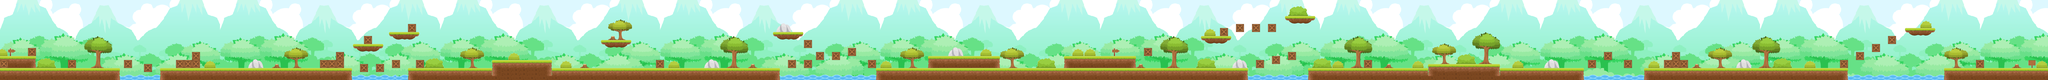

Below is a game level as drawn by its tile map, then a one-line description and the .tmx that defines it (tile-layer data replaced by summaries):
An orthogonal 512x20 tile map with 16x16 px tiles, 2 tile layers (background, graphics), 15 tilesets and 114 objects.

<map version="1.0" orientation="orthogonal" renderorder="right-down" width="512" height="20" tilewidth="16" tileheight="16" nextobjectid="144">
 <tileset firstgid="1" name="BG" tilewidth="16" tileheight="16" spacing="2" margin="1" tilecount="2255" columns="55">
  <image source="tiles/BG.png" width="1000" height="750" />
 </tileset>
 <tileset firstgid="2256" name="groundM" tilewidth="16" tileheight="16" tilecount="9" columns="3">
  <image source="tiles/groundM.png" width="48" height="48" />
 </tileset>
 <tileset firstgid="2265" name="groundL" tilewidth="16" tileheight="16" tilecount="9" columns="3">
  <image source="tiles/groundL.png" width="48" height="48" />
 </tileset>
 <tileset firstgid="2274" name="groundR" tilewidth="16" tileheight="16" tilecount="9" columns="3">
  <image source="tiles/groundR.png" width="48" height="48" />
 </tileset>
 <tileset firstgid="2283" name="box" tilewidth="16" tileheight="16" tilecount="4" columns="2">
  <image source="tiles/box.png" width="32" height="32" />
 </tileset>
 <tileset firstgid="2287" name="sign" tilewidth="16" tileheight="16" tilecount="4" columns="2">
  <image source="tiles/sign.png" width="32" height="32" />
 </tileset>
 <tileset firstgid="2291" name="arrow" tilewidth="16" tileheight="16" tilecount="4" columns="2">
  <image source="tiles/arrow.png" width="32" height="32" />
 </tileset>
 <tileset firstgid="2295" name="airLand" tilewidth="16" tileheight="16" tilecount="16" columns="8">
  <image source="tiles/airLand.png" width="128" height="32" />
 </tileset>
 <tileset firstgid="2311" name="stone" tilewidth="16" tileheight="16" tilecount="16" columns="4">
  <image source="tiles/stone.png" width="64" height="64" />
 </tileset>
 <tileset firstgid="2327" name="water" tilewidth="16" tileheight="16" tilecount="9" columns="3">
  <image source="tiles/water.png" width="48" height="48" />
 </tileset>
 <tileset firstgid="2336" name="smallBush" tilewidth="16" tileheight="16" tilecount="9" columns="3">
  <image source="tiles/smallBush.png" width="48" height="48" />
 </tileset>
 <tileset firstgid="2345" name="bigBush" tilewidth="16" tileheight="16" tilecount="25" columns="5">
  <image source="tiles/bigBush.png" width="80" height="80" />
 </tileset>
 <tileset firstgid="2370" name="smallTree" tilewidth="16" tileheight="19" tilecount="30" columns="6">
  <image source="tiles/smallTree.png" width="98" height="95" />
 </tileset>
 <tileset firstgid="2400" name="trunc" tilewidth="21" tileheight="16" tilecount="2" columns="2">
  <image source="tiles/trunc.png" width="43" height="16" />
 </tileset>
 <tileset firstgid="2402" name="bigTree" tilewidth="17" tileheight="16" tilecount="56" columns="7">
  <image source="tiles/bigTree.png" width="120" height="128" />
 </tileset>
 <layer name="background" width="512" height="20">
  <data>[10240 cells, 10240 non-empty, 1100 distinct tile ids]</data>
 </layer>
 <layer name="graphics" width="512" height="20">
  <data>[10240 cells, 2814 non-empty, 182 distinct tile ids]</data>
 </layer>
 <objectgroup name="box">
  <object id="1" x="112" y="192" width="32" height="32" />
  <object id="2" x="272" y="240" width="32" height="32" />
  <object id="3" x="496" y="240" width="32" height="32" />
  <object id="4" x="576" y="256" width="32" height="32" />
  <object id="5" x="704" y="240" width="96" height="32" />
  <object id="6" x="768" y="208" width="32" height="32" />
  <object id="7" x="1280" y="240" width="96" height="32" />
  <object id="8" x="1344" y="208" width="32" height="32" />
  <object id="9" x="1440" y="256" width="32" height="32" />
  <object id="10" x="1504" y="256" width="32" height="32" />
  <object id="11" x="1568" y="240" width="32" height="32" />
  <object id="12" x="1664" y="240" width="32" height="32" />
  <object id="13" x="1632" y="96" width="32" height="32" />
  <object id="14" x="1456" y="144" width="32" height="32" />
  <object id="15" x="2624" y="240" width="32" height="32" />
  <object id="16" x="3152" y="240" width="32" height="32" />
  <object id="17" x="3216" y="240" width="32" height="32" />
  <object id="18" x="3216" y="160" width="32" height="16" />
  <object id="19" x="3264" y="208" width="32" height="32" />
  <object id="20" x="3328" y="208" width="32" height="32" />
  <object id="21" x="3392" y="192" width="32" height="32" />
  <object id="22" x="3472" y="240" width="32" height="32" />
  <object id="23" x="4576" y="192" width="32" height="32" />
  <object id="24" x="4880" y="112" width="32" height="32" />
  <object id="25" x="4944" y="96" width="32" height="32" />
  <object id="26" x="5008" y="96" width="32" height="32" />
  <object id="27" x="5072" y="96" width="32" height="32" />
  <object id="28" x="5024" y="240" width="32" height="32" />
  <object id="30" x="5088" y="224" width="32" height="32" />
  <object id="31" x="5152" y="208" width="32" height="32" />
  <object id="32" x="5456" y="240" width="32" height="32" />
  <object id="33" x="6352" y="240" width="32" height="32" />
  <object id="34" x="6416" y="208" width="32" height="32" />
  <object id="35" x="6496" y="240" width="32" height="32" />
  <object id="36" x="6656" y="240" width="96" height="32" />
  <object id="37" x="6688" y="208" width="32" height="32" />
  <object id="38" x="7360" y="240" width="32" height="32" />
  <object id="39" x="7424" y="208" width="32" height="32" />
  <object id="40" x="7488" y="176" width="32" height="32" />
  <object id="41" x="7552" y="144" width="32" height="32" />
  <object id="42" x="7904" y="240" width="32" height="32" />
  <object id="98" x="0" y="240" width="32" height="32" />
 </objectgroup>
 <objectgroup name="stone">
  <object id="89" x="1008" y="240" width="32" height="32" />
  <object id="90" x="2832" y="240" width="32" height="32" />
  <object id="91" x="3120" y="96" width="32" height="32" />
  <object id="92" x="3808" y="192" width="32" height="32" />
  <object id="93" x="4944" y="240" width="32" height="32" />
  <object id="95" x="6192" y="240" width="32" height="32" />
  <object id="97" x="6960" y="240" width="32" height="32" />
 </objectgroup>
 <objectgroup name="water">
  <object id="52" x="480" y="304" width="160" height="16" />
  <object id="53" x="1408" y="304" width="224" height="16" />
  <object id="54" x="3120" y="304" width="384" height="16" />
  <object id="55" x="4992" y="304" width="240" height="16" />
  <object id="56" x="6336" y="304" width="240" height="16" />
  <object id="57" x="7392" y="304" width="384" height="16" />
 </objectgroup>
 <objectgroup name="ground">
  <object id="58" x="0" y="272" width="480" height="48" />
  <object id="59" x="0" y="224" width="144" height="16" />
  <object id="60" x="640" y="272" width="768" height="48" />
  <object id="61" x="1408" y="176" width="128" height="16" />
  <object id="62" x="1552" y="128" width="128" height="16" />
  <object id="64" x="1632" y="272" width="576" height="48" />
  <object id="65" x="1968" y="240" width="240" height="32" />
  <object id="66" x="2208" y="272" width="912" height="48" />
  <object id="67" x="2400" y="160" width="128" height="16" />
  <object id="68" x="3088" y="128" width="128" height="16" />
  <object id="70" x="3712" y="224" width="288" height="48" />
  <object id="72" x="4256" y="224" width="288" height="48" />
  <object id="73" x="4800" y="144" width="128" height="16" />
  <object id="74" x="5136" y="64" width="128" height="16" />
  <object id="75" x="5232" y="272" width="640" height="48" />
  <object id="76" x="5712" y="256" width="288" height="16" />
  </objectgroup>
 <objectgroup name="tree">
  <!-- 36 objects omitted --></objectgroup>
 <objectgroup name="finish">
  <!-- 31 objects omitted --></objectgroup>
 <objectgroup name="skeleton">
  <!-- 30 objects omitted --></objectgroup>
 <objectgroup name="zombie">
  <!-- 19 objects omitted --></objectgroup>
 <objectgroup name="imagiary_wall">
  <!-- 9 objects omitted --></objectgroup>
</map>
<!-- 43 of 114 objects omitted -->
